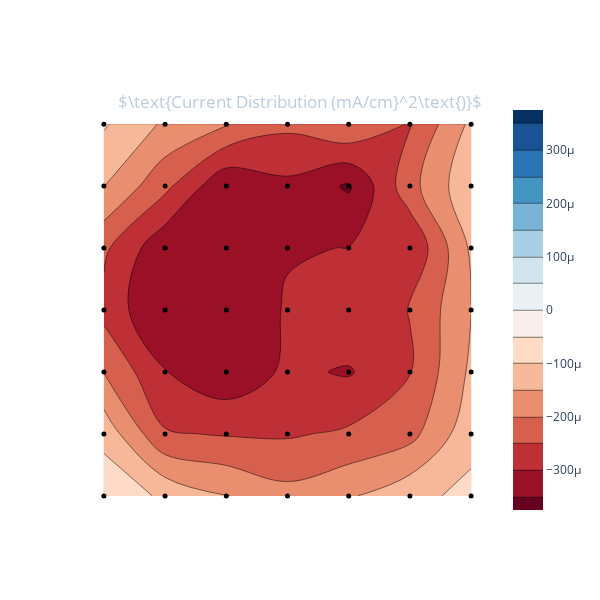
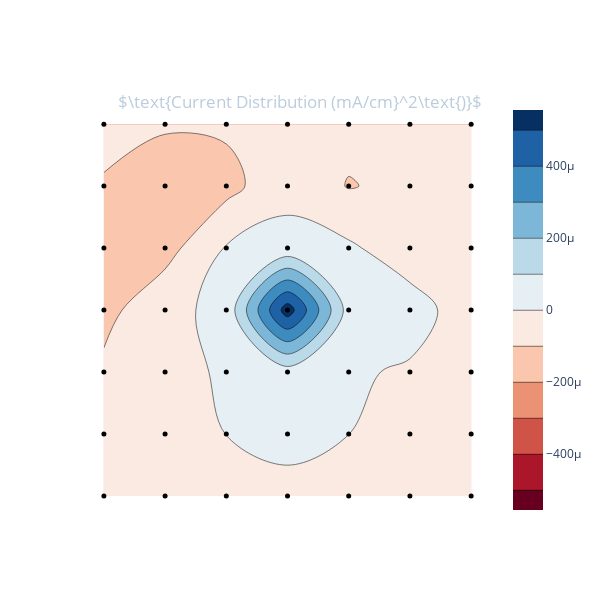

Notebook source saved alongside these figures, in order:
### Code cell
# conda install -c plotly plotly-orca
import pandas as pd
import plotly.graph_objects as go
import numpy as np
import plotly.io as pio
from IPython.display import Image
df = pd.DataFrame(savedData.data)
# df = df[['time', 'Vbias', 'Ibias', 'Vext', 'Iext', 'Ve1', 'Ie1', 'Varc', 'Iarc', 'Ibase', 'pressure', 'note']]

IpinMax = []
for currentArray in df.currents:
    IpinMax.append(np.max(currentArray))
    
df = df[['time', 'Vbias', 'Ibias', 'Varc', 'Iarc', 'Ibase', 'pressure', 'note']]
df.insert(7, "IpinMax", IpinMax, True)

for i in range(savedData.len()):
    display(df[i:i+1])
    fig = savedData.plotI(i)
    fig = apl.plotI(data.data[i]['currents'])
#     display(Image(pio.to_image(fig, scale = 1.35, format='png'))) # use this to have static graphs render on github.
    fig.show()

### Figure 1 — Plotly figure (JSON) as saved in the notebook; plotly's stock layout.template omitted (floating-point values rounded to 4 significant figures)
{"data": [{"autocontour": true, "colorscale": [[0, "rgb(103,0,31)"], [0.1, "rgb(178,24,43)"], [0.2, "rgb(214,96,77)"], [0.3, "rgb(244,165,130)"], [0.4, "rgb(253,219,199)"], [0.5, "rgb(247,247,247)"], [0.6, "rgb(209,229,240)"], [0.7, "rgb(146,197,222)"], [0.8, "rgb(67,147,195)"], [0.9, "rgb(33,102,172)"], [1, "rgb(5,48,97)"]], "contours": {"end": 0.00035, "size": 5e-05, "start": -0.00035}, "ncontours": 21, "type": "contour", "z": [[-6.424e-05, -0.0001096, -0.0001479, -0.0001834, -0.0001561, -0.0001154, -8.621e-05], [-0.0001166, -0.0002451, -0.0002539, -0.0002555, -0.0002418, -0.0002166, -0.0001175], [-0.0002014, -0.0002979, -0.000337, -0.0002904, -0.0003048, -0.0002521, -0.0001404], [-0.0002658, -0.0003495, -0.0003347, -0.0002958, -0.0002578, -0.0002494, -0.0001508], [-0.00024, -0.000338, -0.000319, -0.0003031, -0.0002991, -0.0002955, -0.0001419], [-0.0001488, -0.0002368, -0.0003425, -0.0003116, -0.0003564, -0.0002182, -0.0001103], [-9.431e-05, -0.0001581, -0.0001972, -0.0002392, -0.0002027, -0.0002539, -0.000139]], "zmax": 0.0003564, "zmid": 0, "zmin": -0.0003564}, {"marker": {"color": "rgb(0, 0, 0)", "size": 5}, "mode": "markers", "type": "scatter", "x": [0, 1, 2, 3, 4, 5, 6, 0, 1, 2, 3, 4, 5, 6, 0, 1, 2, 3, 4, 5, 6, 0, 1, 2, 3, 4, 5, 6, 0, 1, 2, 3, 4, 5, 6, 0, 1, 2, 3, 4, 5, 6, 0, 1, 2, 3, 4, 5, 6], "y": [0, 0, 0, 0, 0, 0, 0, 1, 1, 1, 1, 1, 1, 1, 2, 2, 2, 2, 2, 2, 2, 3, 3, 3, 3, 3, 3, 3, 4, 4, 4, 4, 4, 4, 4, 5, 5, 5, 5, 5, 5, 5, 6, 6, 6, 6, 6, 6, 6]}], "layout": {"height": 600, "paper_bgcolor": "rgba(0, 0, 0, 0)", "plot_bgcolor": "rgba(0, 0, 0, 0)", "title": {"font": {"color": "#BCCCDC"}, "text": "$\\text{Current Distribution (mA/cm}^2\\text{)}$", "x": 0.5, "xanchor": "center", "y": 0.84, "yanchor": "top"}, "width": 600, "xaxis": {"autorange": true, "range": [-0.3901, 6.39], "showgrid": false, "showticklabels": false, "tickmode": "linear", "type": "linear"}, "yaxis": {"autorange": true, "range": [-0.3894, 6.389], "showgrid": false, "showticklabels": false, "type": "linear"}}}

### Figure 2 — Plotly figure (JSON) as saved in the notebook; plotly's stock layout.template omitted (floating-point values rounded to 4 significant figures)
{"data": [{"autocontour": true, "colorscale": [[0, "rgb(103,0,31)"], [0.1, "rgb(178,24,43)"], [0.2, "rgb(214,96,77)"], [0.3, "rgb(244,165,130)"], [0.4, "rgb(253,219,199)"], [0.5, "rgb(247,247,247)"], [0.6, "rgb(209,229,240)"], [0.7, "rgb(146,197,222)"], [0.8, "rgb(67,147,195)"], [0.9, "rgb(33,102,172)"], [1, "rgb(5,48,97)"]], "contours": {"end": 0.0005, "size": 0.0001, "start": -0.0005}, "ncontours": 21, "type": "contour", "z": [[-4.027e-05, -5.282e-05, -4.849e-05, -6.188e-05, -5.32e-05, -6.038e-05, -5.013e-05], [-5.938e-05, -8.52e-05, 1.325e-06, 6.301e-05, 5.873e-07, -7.886e-05, -6.22e-05], [-8.02e-05, -6.351e-05, 2.52e-05, 5.625e-05, 1.391e-05, -1.265e-05, -5.75e-05], [-0.0001311, -2.695e-05, 2.666e-05, 0.0005552, 5.688e-05, 4.608e-05, -5.566e-05], [-0.0001415, -0.0001374, 6.739e-06, 2.867e-05, 1.584e-05, -5.815e-05, -5.308e-05], [-0.0001109, -0.0001256, -0.0001325, -2.555e-05, -0.000105, -7.498e-05, -6.275e-05], [-6.12e-05, -9.501e-05, -8.464e-05, -8.777e-05, -7.282e-05, -6.05e-05, -4.871e-05]], "zmax": 0.0005552, "zmid": 0, "zmin": -0.0005552}, {"marker": {"color": "rgb(0, 0, 0)", "size": 5}, "mode": "markers", "type": "scatter", "x": [0, 1, 2, 3, 4, 5, 6, 0, 1, 2, 3, 4, 5, 6, 0, 1, 2, 3, 4, 5, 6, 0, 1, 2, 3, 4, 5, 6, 0, 1, 2, 3, 4, 5, 6, 0, 1, 2, 3, 4, 5, 6, 0, 1, 2, 3, 4, 5, 6], "y": [0, 0, 0, 0, 0, 0, 0, 1, 1, 1, 1, 1, 1, 1, 2, 2, 2, 2, 2, 2, 2, 3, 3, 3, 3, 3, 3, 3, 4, 4, 4, 4, 4, 4, 4, 5, 5, 5, 5, 5, 5, 5, 6, 6, 6, 6, 6, 6, 6]}], "layout": {"height": 600, "paper_bgcolor": "rgba(0, 0, 0, 0)", "plot_bgcolor": "rgba(0, 0, 0, 0)", "title": {"font": {"color": "#BCCCDC"}, "text": "$\\text{Current Distribution (mA/cm}^2\\text{)}$", "x": 0.5, "xanchor": "center", "y": 0.84, "yanchor": "top"}, "width": 600, "xaxis": {"autorange": true, "range": [-0.3901, 6.39], "showgrid": false, "showticklabels": false, "tickmode": "linear", "type": "linear"}, "yaxis": {"autorange": true, "range": [-0.3894, 6.389], "showgrid": false, "showticklabels": false, "type": "linear"}}}
